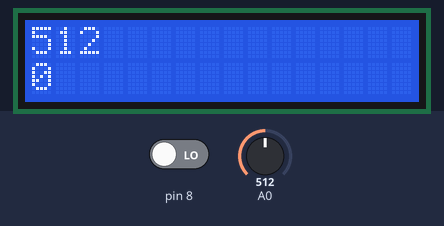
A sketch run on a simulated Arduino Uno, built with avr-gcc and run on an emulated ATmega328P. Shown: 16×2 character LCD. The inputs (shaded band) are chosen by the test bench; at power-on: A0 = 512, pin 8 LOW.

Above: at 1.2 s.
1.3 s: A0 set to 716
At 1.6 s:
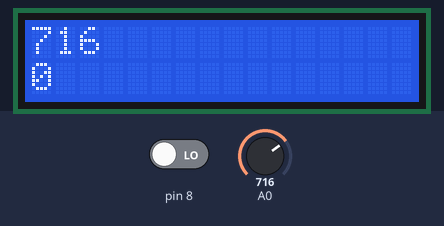
2.8 s: pin 8 driven HIGH
At 3.9 s:
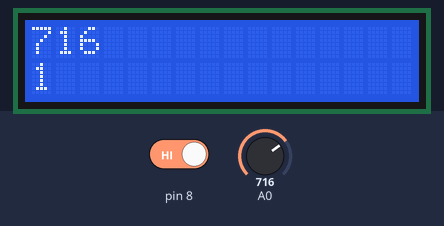
4.3 s: A0 set to 900
At 5.1 s:
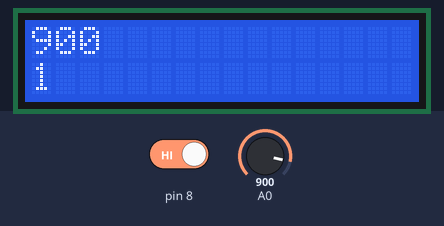
5.8 s: pin 8 driven LOW
At 6.1 s:
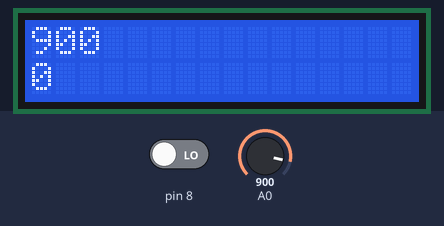
7.3 s: A0 set to 1023
At 8.6 s:
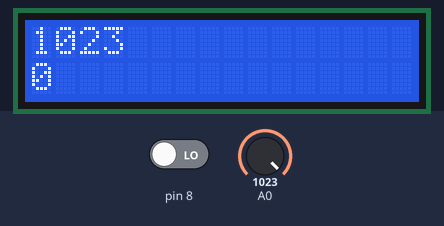
Timing chart, 0 to 9.8 s (numbered marks = the images above; inputs shaded):
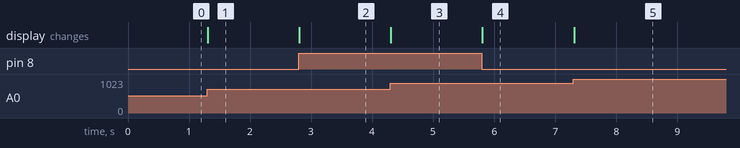

Measured:
- after the input at 1.3 s, the display: changes at once (image 1)
- after the input at 2.8 s, the display: changes at once (image 2)
- after the input at 4.3 s, the display: changes at once (image 3)
- after the input at 5.8 s, the display: changes at once (image 4)
- after the input at 7.3 s, the display: changes at once (image 5)

The sketch:

SlideSwitchTestLeverTest.ino
```cpp
#include <LiquidCrystal_I2C.h>

LiquidCrystal_I2C lcd(0x27, 16,2);

void setup() {
  // put your setup code here, to run once:

  lcd.init();
  lcd.backlight();
  lcd.clear();

  pinMode(A0, INPUT);
  pinMode(8, INPUT);


}

void loop() {
  // put your main code here, to run repeatedly:

  int sensorValue = analogRead(A0);
  int leverValue = digitalRead(8);

  lcd.setCursor(0,0);

  //lcd.print("Slide switch value: ");
  lcd.print(sensorValue);


  lcd.setCursor(0,1);

  //lcd.print("Lever value: ");
  lcd.print(leverValue);

  //delay(500);

}
```
